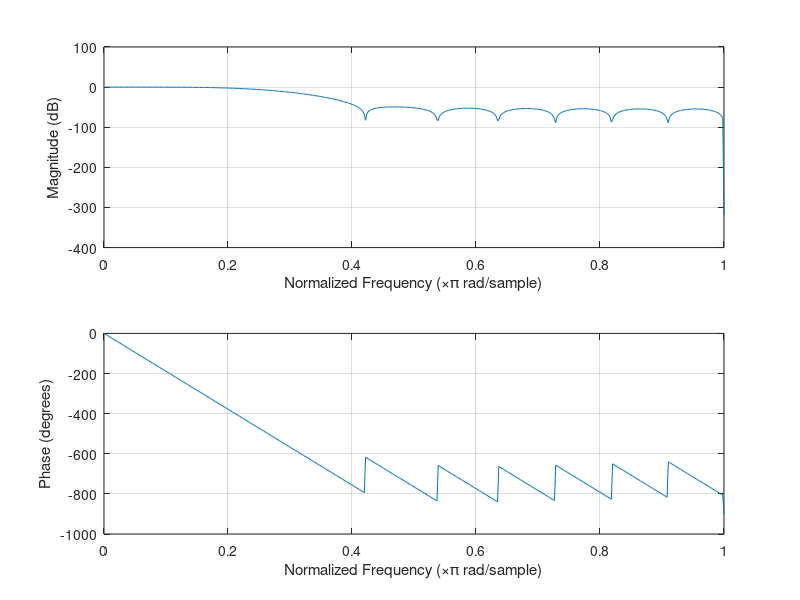
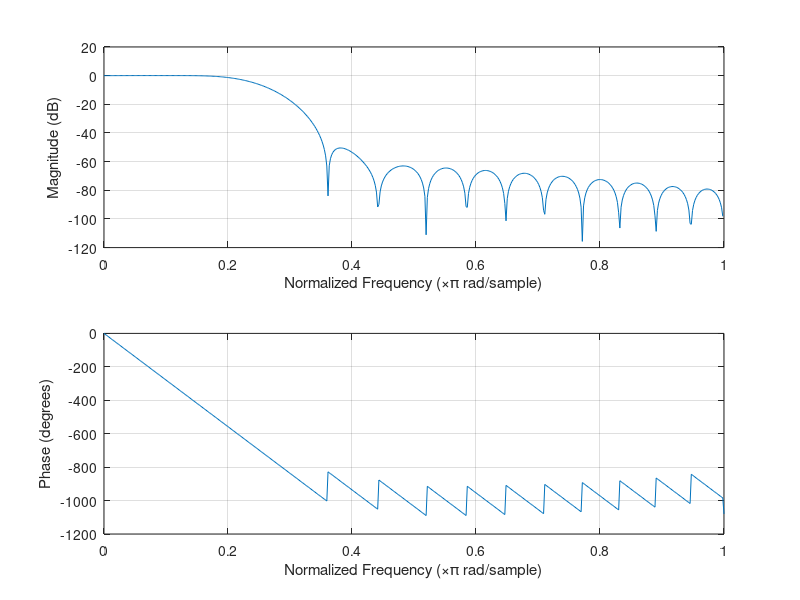
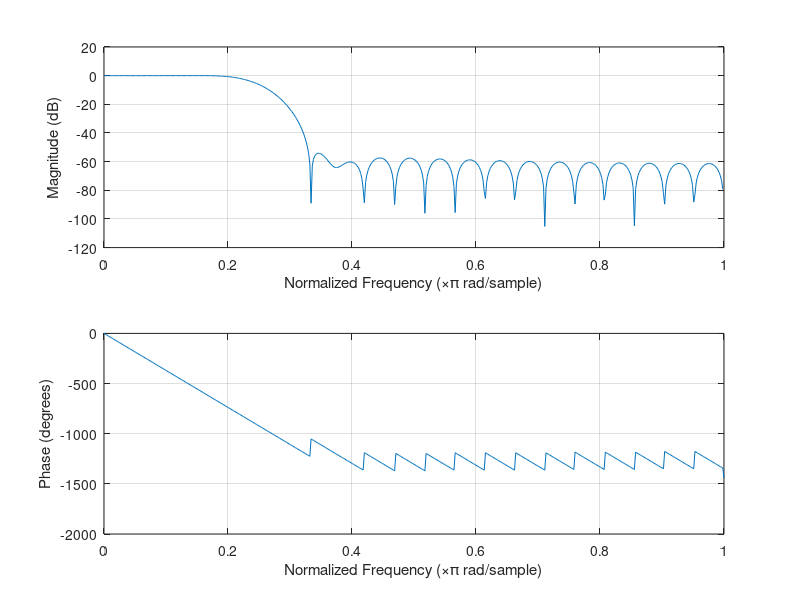

Write MATLAB code to recreate these figures, in order.
clc;
clear all;
close all;

fc=1000;
fs=8000;
Wn=(fc/fs)*2;
n1=21 ;
n2=31;
n3=41;

b1=fir1(n1,Wn,'low', hamming(n1+1))
figure;
freqz(b1,1);

b2=fir1(n2,Wn,'low', hamming(n2+1))
figure;
freqz(b2,1);

b3=fir1(n3,Wn,'low', hamming(n3+1))
figure;
freqz(b3,1);






% figure;
% subplot(3,1,1)
% stem(b1)
% title('coefficients of hamming window of length 21')
% subplot(3,1,2)
% stem(b2)
% title('coefficients of hamming window of length 31')
% subplot(3,1,3)
% stem(b3)
% title('coefficients of hamming window of length 41')


